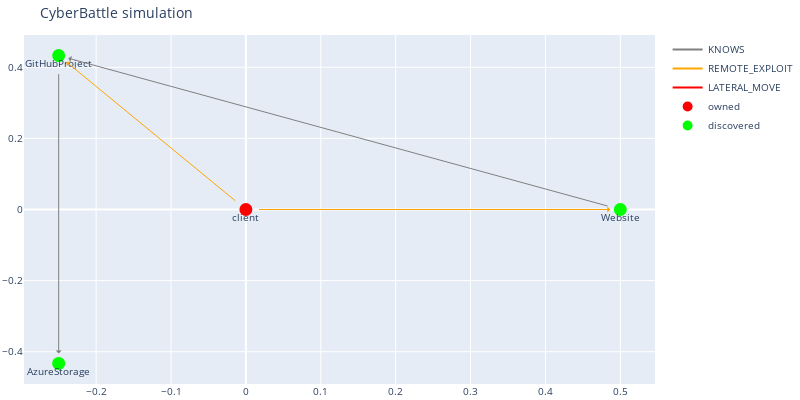

Write notebook code for a chart like this one.
### Code cell
# 3
leakedSasUrl = c2.run_remote_attack('client', 'GitHubProject',  'CredScanGitHistory')
dbg.plot_discovered_network()

### Figure 1 — Plotly figure (JSON) as saved in the notebook; plotly's stock layout.template omitted (floating-point values rounded to 4 significant figures)
{"data": [{"line": {"color": "gray"}, "mode": "lines", "name": "KNOWS", "type": "scatter", "x": [0], "y": [0]}, {"line": {"color": "orange"}, "mode": "lines", "name": "REMOTE_EXPLOIT", "type": "scatter", "x": [0], "y": [0]}, {"line": {"color": "red"}, "mode": "lines", "name": "LATERAL_MOVE", "type": "scatter", "x": [0], "y": [0]}, {"hoverinfo": "text", "marker": {"color": "#D32F2E", "line": {"color": "rgb(255,0,0)", "width": 8}, "size": 5, "symbol": "circle-dot"}, "mode": "markers+text", "name": "owned", "text": ["client"], "textposition": "bottom center", "type": "scatter", "x": [0], "y": [0]}, {"hoverinfo": "text", "marker": {"color": "#0e9d00", "line": {"color": "rgb(0,255,0)", "width": 8}, "size": 5, "symbol": "circle-dot"}, "mode": "markers+text", "name": "discovered", "text": ["Website", "GitHubProject", "AzureStorage"], "textposition": "bottom center", "type": "scatter", "x": [0.5, -0.25, -0.25], "y": [9.934e-09, 0.433, -0.433]}], "layout": {"annotations": [{"align": "center", "arrowcolor": "gray", "arrowhead": 1, "arrowsize": 1, "arrowwidth": 1, "ax": 0.5, "axref": "x", "ay": 9.934e-09, "ayref": "y", "hovertext": "KNOWS", "opacity": 1, "showarrow": true, "standoff": 10, "startstandoff": 10, "x": -0.25, "xref": "x", "y": 0.433, "yref": "y"}, {"align": "center", "arrowcolor": "gray", "arrowhead": 1, "arrowsize": 1, "arrowwidth": 1, "ax": -0.25, "axref": "x", "ay": 0.433, "ayref": "y", "hovertext": "KNOWS", "opacity": 1, "showarrow": true, "standoff": 10, "startstandoff": 10, "x": -0.25, "xref": "x", "y": -0.433, "yref": "y"}, {"align": "center", "arrowcolor": "orange", "arrowhead": 1, "arrowsize": 1, "arrowwidth": 1, "ax": 0, "axref": "x", "ay": 0, "ayref": "y", "hovertext": "REMOTE_EXPLOIT", "opacity": 1, "showarrow": true, "standoff": 10, "startstandoff": 10, "x": 0.5, "xref": "x", "y": 9.934e-09, "yref": "y"}, {"align": "center", "arrowcolor": "orange", "arrowhead": 1, "arrowsize": 1, "arrowwidth": 1, "ax": 0, "axref": "x", "ay": 0, "ayref": "y", "hovertext": "REMOTE_EXPLOIT", "opacity": 1, "showarrow": true, "standoff": 10, "startstandoff": 10, "x": -0.25, "xref": "x", "y": 0.433, "yref": "y"}], "autosize": false, "font": {"size": 10}, "height": 400, "hovermode": "closest", "margin": {"b": 15, "l": 2, "r": 2, "t": 35}, "showlegend": true, "title": {"text": "CyberBattle simulation"}, "width": 800}}
